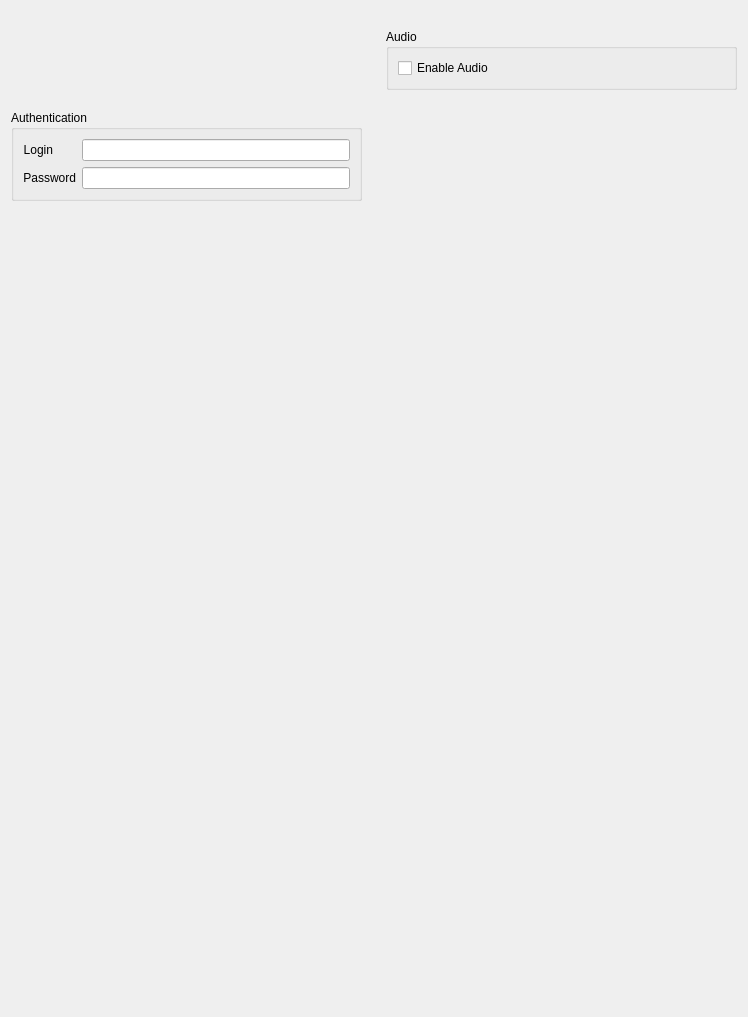
<?xml version="1.0" encoding="UTF-8"?>
<ui version="4.0">
 <class>CameraSettingsGeneralTabWidget</class>
 <widget class="QWidget" name="CameraSettingsGeneralTabWidget">
  <property name="geometry">
   <rect>
    <x>0</x>
    <y>0</y>
    <width>748</width>
    <height>1017</height>
   </rect>
  </property>
  <layout class="QVBoxLayout" name="verticalLayout">
   <item>
    <widget class="nx::client::desktop::CameraInfoWidget" name="cameraInfoWidget" native="true"/>
   </item>
   <item>
    <layout class="QGridLayout" name="generalGridLayout" columnstretch="1,1">
     <property name="topMargin">
      <number>12</number>
     </property>
     <property name="horizontalSpacing">
      <number>24</number>
     </property>
     <property name="verticalSpacing">
      <number>20</number>
     </property>
     <item row="0" column="1">
      <widget class="QGroupBox" name="audioGroupBox">
       <property name="title">
        <string>Audio</string>
       </property>
       <property name="flat">
        <bool>true</bool>
       </property>
       <layout class="QVBoxLayout" name="audioVerticalLayout">
        <item>
         <widget class="QCheckBox" name="enableAudioCheckBox">
          <property name="text">
           <string>Enable Audio</string>
          </property>
         </widget>
        </item>
       </layout>
      </widget>
     </item>
     <item row="0" column="0">
      <widget class="nx::client::desktop::ImageControlWidget" name="imageControlWidget" native="true">
       <property name="minimumSize">
        <size>
         <width>0</width>
         <height>20</height>
        </size>
       </property>
       <property name="focusPolicy">
        <enum>Qt::TabFocus</enum>
       </property>
      </widget>
     </item>
     <item row="1" column="0">
      <widget class="QGroupBox" name="authenticationGroupBox">
       <property name="title">
        <string>Authentication</string>
       </property>
       <property name="flat">
        <bool>true</bool>
       </property>
       <layout class="QFormLayout" name="authenticationFormLayout">
        <property name="fieldGrowthPolicy">
         <enum>QFormLayout::AllNonFixedFieldsGrow</enum>
        </property>
        <item row="0" column="0">
         <widget class="QLabel" name="loginLabel">
          <property name="text">
           <string>Login</string>
          </property>
          <property name="alignment">
           <set>Qt::AlignRight|Qt::AlignTrailing|Qt::AlignVCenter</set>
          </property>
         </widget>
        </item>
        <item row="0" column="1">
         <widget class="QLineEdit" name="loginEdit"/>
        </item>
        <item row="1" column="0">
         <widget class="QLabel" name="passwordLabel">
          <property name="text">
           <string>Password</string>
          </property>
          <property name="alignment">
           <set>Qt::AlignRight|Qt::AlignTrailing|Qt::AlignVCenter</set>
          </property>
         </widget>
        </item>
        <item row="1" column="1">
         <widget class="QLineEdit" name="passwordEdit">
          <property name="echoMode">
           <enum>QLineEdit::PasswordEchoOnEdit</enum>
          </property>
         </widget>
        </item>
       </layout>
      </widget>
     </item>
    </layout>
   </item>
   <item>
    <spacer name="verticalSpacer">
     <property name="orientation">
      <enum>Qt::Vertical</enum>
     </property>
     <property name="sizeHint" stdset="0">
      <size>
       <width>20</width>
       <height>40</height>
      </size>
     </property>
    </spacer>
   </item>
   <item>
    <widget class="QnAlertBar" name="alertBar" native="true">
     <property name="text" stdset="0">
      <string>TextLabel</string>
     </property>
    </widget>
   </item>
  </layout>
 </widget>
 <customwidgets>
  <customwidget>
   <class>QnAlertBar</class>
   <extends>QWidget</extends>
   <header location="global">ui/widgets/common/alert_bar.h</header>
  </customwidget>
  <customwidget>
   <class>nx::client::desktop::ImageControlWidget</class>
   <extends>QWidget</extends>
   <header>image_control_widget.h</header>
   <container>1</container>
  </customwidget>
  <customwidget>
   <class>nx::client::desktop::CameraInfoWidget</class>
   <extends>QWidget</extends>
   <header>camera_info_widget.h</header>
   <container>1</container>
  </customwidget>
 </customwidgets>
</ui>
